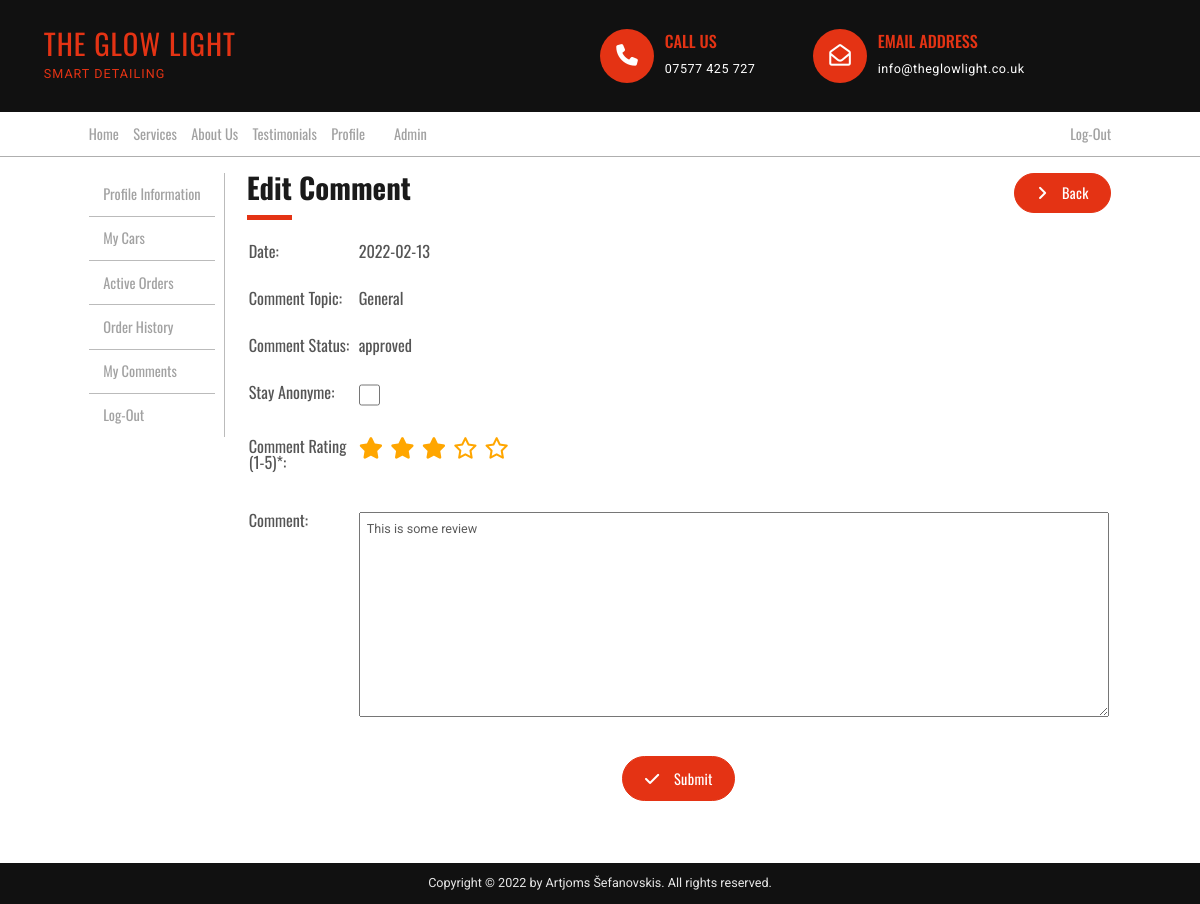
The app's page /profile.php?source=edit_comment&comment_id=6 (signed in) with its own data.
### tables this page shows
CREATE TABLE `comments` (
  `comment_id` int(11) NOT NULL,
  `comment_topic_id` int(11) NOT NULL,
  `comment_user_id` int(11) NOT NULL,
  `comment_rating` int(1) NOT NULL,
  `comment_content` text DEFAULT NULL,
  `comment_date` date NOT NULL,
  `comment_isanonyme` tinyint(1) NOT NULL DEFAULT 0,
  `comment_status` varchar(255) NOT NULL DEFAULT 'draft'
);

CREATE TABLE `services` (
  `service_id` int(11) NOT NULL,
  `service_title` varchar(255) NOT NULL,
  `service_price` float NOT NULL,
  `service_hours` int(11) NOT NULL,
  `service_description` text NOT NULL,
  `service_image` text NOT NULL
);

### inc/edit_comment.php (the view, shortened to what this page needs)
<?php
  if(isset($_SESSION['user_id'])){
    $comment_id = $_GET['comment_id'];
    $query = "select c.comment_id, s.service_title, c.comment_rating, c.comment_content, c.comment_date, c.comment_isanonyme, c.comment_status
      from comments as c
      join services as s on s.service_id = c.comment_topic_id
      where c.comment_id = $comment_id";
    $select_comment = mysqli_query($conn,$query);
    while($row = mysqli_fetch_assoc($select_comment)){
      $service_title = $row['service_title'];
      $comment_content = $row['comment_content'];
      $comment_date = $row['comment_date'];
      $comment_isanonyme = $row['comment_isanonyme'];
      $comment_status = $row['comment_status'];
    }
  ?>
  <div class="second-header-box">
    <div>
      <h2 class="second-heading">Edit Comment</h2>
      <span class="second-header-line"></span>
    </div>
    <a href="profile.php?source=view_user_comments" class="btn--cta user-edit-btn" >
      <i class="fas fa-angle-right"></i>
      <span>Back</span>
    </a>
  </div>
  <form action="" method="post">
    <table class="user-data-box">
      <tr>
        <td class="user-data-label">Date: </td>
        <td><?php echo $comment_date; ?></td>
      </tr>
      <tr>
        <td class="user-data-label">Comment Topic: </td>
        <td><?php echo $service_title; ?></td>
      </tr>
      <tr>
        <td class="user-data-label">Comment Status: </td>
        <td><?php echo $comment_status; ?></td>
      </tr>
      <tr>
        <td class="user-data-label">Stay Anonyme: </td>
        <td><input type="checkbox" class="text user-data-input-checkbox" <?php if($the_comment_isanonyme ?? $comment_isanonyme){echo "checked";}?> name="comment_isanonyme"></td>
      </tr>
      <tr>
        <td class="user-data-label">Comment Rating (1-5)*: </td>
        <td>
        <div class="star-box">
            <i class='far fa-star' id="star1" onclick="drawStars(0)"></i>
            <i class='far fa-star' id="star2" onclick="drawStars(1)"></i>
            <i class='far fa-star' id="star3" onclick="drawStars(2)"></i>
            <i class='far fa-star' id="star4" onclick="drawStars(3)"></i>
            <i class='far fa-star' id="star5" onclick="drawStars(4)"></i>
          </div>
        </td>
      </tr>
      <tr>
        <td class="user-data-label">Comment: </td>
        <td>
          <textarea class="text user-data-input-textfield" rows="10" name="comment_content"><?php echo $the_comment_content ?? $comment_content; ?></textarea>
        </td>
      </tr>
    </table>
    <div class="update-profile-btn-box">
      <button type="submit" name="edit_comment" class="btn--cta">
        <i class="fa fa-check"></i>
        Submit
      </button>
    </div>
  </form>
  <?php
  }
?>

### css/general.css (style rules this page uses)
* { padding: 0; margin: 0; box-sizing: border-box; }
html { font-size: 62.5%; height: 100%; overflow-x: hidden; }
body { font-family: "Oswald", sans-serif; line-height: 1; font-weight: 400; color: #555; position: relative; min-height: 100vh; overflow-x: hidden; }
.text { font-family: "Roboto", sans-serif; font-size: 1.4rem; line-height: 1.5; color: #5b5b5b; }
.second-header-box { display: flex; justify-content: space-between; margin-bottom: 3.2rem; position: relative; }
.second-heading { font-size: 3.2rem; color: #1a1a1a; }
.second-header-line { display: inline-block; border-top: 5px solid #e43314; width: 5rem; position: absolute; left: 0; bottom: -0.8rem; }
.btn--cta, .btn--cta:link, .btn--cta:visited { font-family: "Oswald"; font-weight: 400; letter-spacing: 0.3px; display: inline-block; color: #fff; background-color: #e43314; font-size: 1.6rem; text-decoration: none; padding: 1.2rem 2.4rem; border-radius: 100px; text-align: center; border: #e43314 solid 1px; height: fit-content; min-width: fit-content; }
.btn--cta i { padding-right: 1.2rem; font-size: 1.8rem; }
@media (max-width: 75em) { html { font-size: 56.25%; } }

### css/profile.css (style rules this page uses)
.user-data-box { font-size: 1.8rem; width: 100%; }
.user-data-box tr td { padding-bottom: 3.2rem; }
.user-data-label { width: 12rem; vertical-align: top; }
.user-data-input-checkbox { height: 2.4rem; width: 2.4rem; }
.user-data-input-textfield { width: 100%; padding: 0.8rem; min-height: 15rem; margin-bottom: 0.8rem; }
.update-profile-btn-box { text-align: center; }
.update-profile-btn-box button { font-family: "Oswald"; }
.star-box { display: flex; gap: 0.8rem; color: #ffa600; font-size: 2.4rem; padding-bottom: 2.4rem; }

### records on screen
comments: comment_date "2022-02-13", services.service_title "General", comment_status "approved", comment_content "This is some review"
